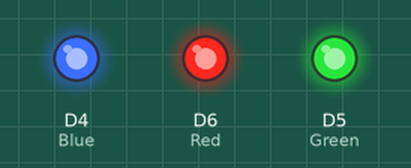
Recording of a sketch running on a simulated ESP8266 (Wemos D1 mini). Parts: output pins drawn as LEDs (lit = HIGH). WiFi joins after 1.5 s; servers stay silent unless stated; uploads are accepted with an empty reply; random numbers use the default seed unless the sketch sets one; what the sketch prints to the serial monitor is not drawn.

Above: at 0.1 s.
At 1.6 s:
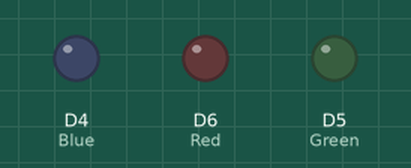
Timing chart, 0 to 3.1 s (numbered marks = the images above):
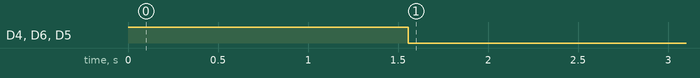

The sketch:

WeMos-D1_WiFiClient_01.ino
```cpp
/*
 *  This sketch sends data via HTTP GET requests to data.sparkfun.com service.
 *
 *  You need to get streamId and privateKey at data.sparkfun.com and paste them
 *  below. Or just customize this script to talk to other HTTP servers.
 *
 */

#include <ESP8266WiFi.h>

const char* ssid     = "jash_TStar";
const char* password = "asd700502";

const char* host = "192.168.0.191";
const char* streamId   = "....................";
const char* privateKey = "....................";

int Blue=D4;//D4 有連接WIFI指示燈
int Green=D5;//D5 命令對應燈
int Red=D6;//D6 命令對應燈


void setup() {
  //---
  //設定燈號腳位工作模式
  pinMode(Blue, OUTPUT);
  pinMode(Green, OUTPUT);
  pinMode(Red, OUTPUT);
  //---設定燈號腳位工作模式

  //---
  //等待取得網路IP時，設定三燈全亮
  digitalWrite(Blue, HIGH);
  digitalWrite(Green, HIGH);
  digitalWrite(Red, HIGH);
  //---等待取得網路IP時，設定三燈全亮
  Serial.begin(9600);
  delay(50);

  // We start by connecting to a WiFi network

  Serial.println();
  Serial.println();
  Serial.print("Connecting to ");
  Serial.println(ssid);

  WiFi.begin(ssid, password);

  while (WiFi.status() != WL_CONNECTED) {
    delay(50);
    Serial.print(".");
  }

  //---
  //取得網路IP時，所有燈熄滅
  digitalWrite(Blue, LOW);//digitalWrite(Blue, HIGH);
  digitalWrite(Green, LOW);
  digitalWrite(Red, LOW);
  //---取得網路IP時，所有燈熄滅

  Serial.println("");
  Serial.println("WiFi connected");
  Serial.println("IP address: ");
  Serial.println(WiFi.localIP());
  delay(1000);
}

int value = 0;

void loop() {
  value=random(10,50);

  Serial.print("connecting to ");
  Serial.println(host);

  // Use WiFiClient class to create TCP connections
  WiFiClient client;
  const int httpPort = 8080;
  if (!client.connect(host, httpPort)) {
    Serial.println("connection failed");
    client.stop();
    digitalWrite(Blue, HIGH);
    return;
  }
  else
  {
    digitalWrite(Blue, LOW);
  }

  // We now create a URI for the request
  //String url = "/php_code/val.php";
  String url = "/jash_web/val2DB.php";
  url += "?string=";
  url += value;

  Serial.print("Requesting URL: ");
  Serial.println(url);

  // This will send the request to the server
  client.print(String("GET ") + url + " HTTP/1.1\r\n" +
               "Host: " + host + "\r\n" +
               "Connection: close\r\n\r\n");

  unsigned long timeout = millis();
  while (client.available() == 0)
  {
    if (millis() - timeout > 5000)
    {

      Serial.println(">>> Client Timeout(5sec)!");
      Serial.println("");
      client.stop();
      digitalWrite(Blue, HIGH);
      return;
    }
    else
    {
      digitalWrite(Blue, LOW);
    }
  }

  // Read all the lines of the reply from server and print them to Serial
  while(client.available())
  {
    String line = client.readStringUntil('\r');
    int index=line.indexOf("get data=");//搜尋資料列
    if(index!=-1)
    {
      digitalWrite(Blue, LOW);
      //----
      //過濾不需要資料
      int value=line.length();
      char Buf[100];
      line.toCharArray(Buf, 100);
      line="";
      //Serial.println(value);
      for(int i=0;i<value;i++)
      {
        if((Buf[i]>=48)&&(Buf[i]<=57))//只留數字範圍
        {
          line+=Buf[i];
        }
      }
      //----過濾不需要資料
      switch(line.toInt())
      {
        case 0:
          Serial.println("Red on & Green off");
          digitalWrite(Red, HIGH);
          digitalWrite(Green,LOW);
          break;
        case 1:
          Serial.println("Red off & Green on");
          digitalWrite(Red, LOW);
          digitalWrite(Green,HIGH);
          break;
      }
      break;
    }
  }

  client.stop();
  Serial.println("closing connection");
  Serial.println("");
  delay(1000);
}
```
